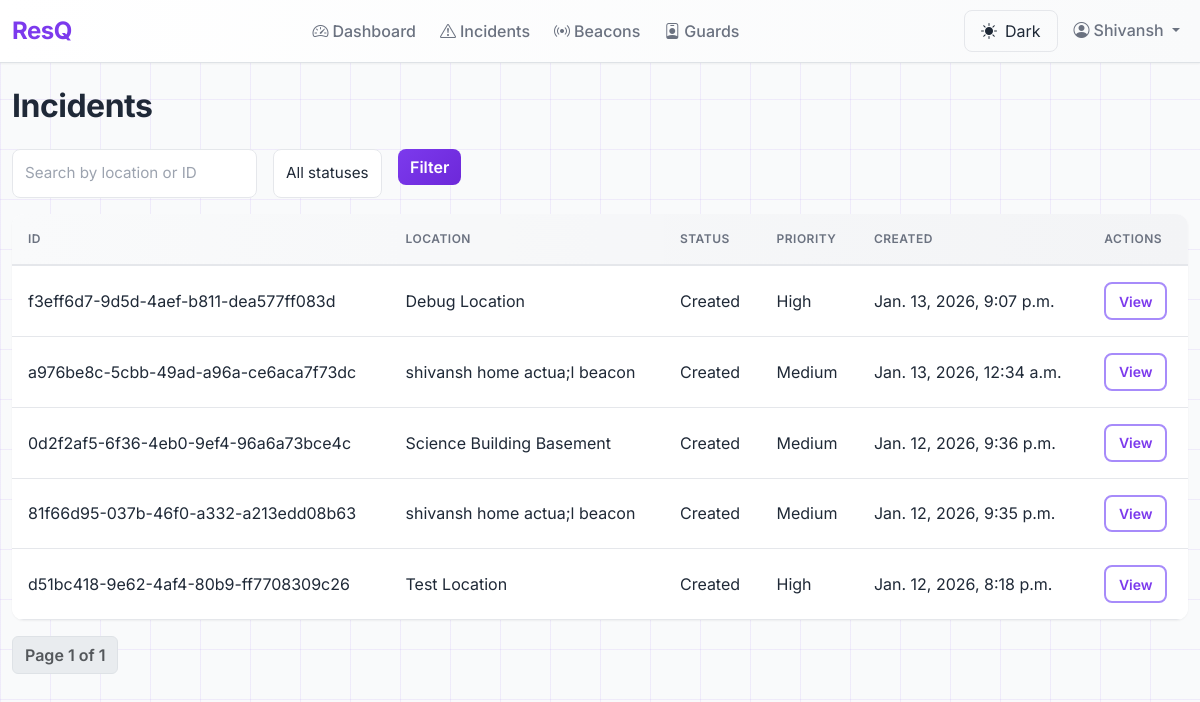
Before: /admin-panel/incidents/ (signed in) with the older database file.
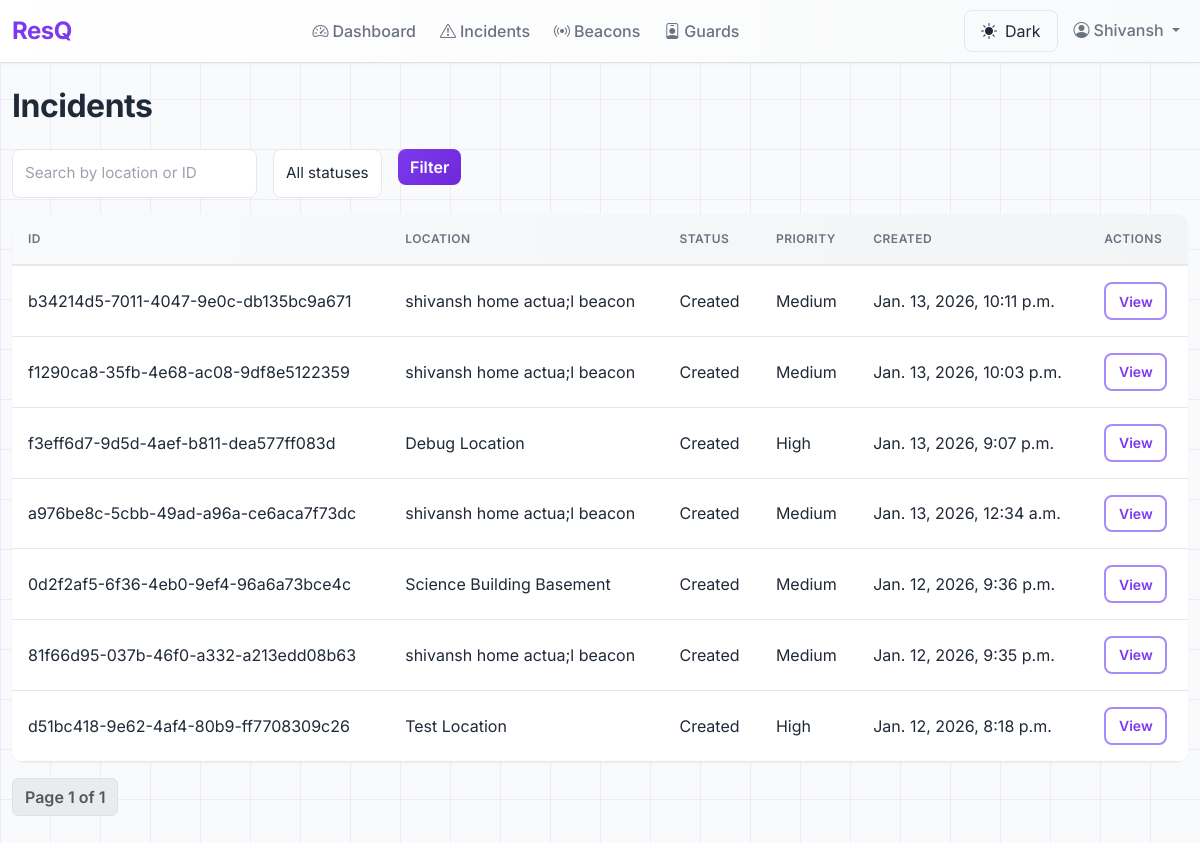
After: the same page with the newer database file.
### incidents/models.py (models this page shows, shortened)
class Incident(models.Model):
    class Status(models.TextChoices):
        CREATED = "CREATED", "Created"
        ASSIGNED = "ASSIGNED", "Assigned to Guard"
        IN_PROGRESS = "IN_PROGRESS", "In Progress"
        RESOLVED = "RESOLVED", "Resolved"
    class Priority(models.IntegerChoices):
        LOW = 1, "Low"
        MEDIUM = 2, "Medium"
        HIGH = 3, "High"
        CRITICAL = 4, "Critical"
    class ResolutionType(models.TextChoices):
        RESOLVED_BY_GUARD = "RESOLVED_BY_GUARD", "Resolved by Guard"
        ESCALATED_TO_ADMIN = "ESCALATED_TO_ADMIN", "Escalated to Admin"
    class BuzzerStatus(models.TextChoices):
        INACTIVE = "INACTIVE", "Inactive (No Incident)"
        PENDING = "PENDING", "Pending (Incident Created, No Guard Yet)"
        ACTIVE = "ACTIVE", "Active (Incident Assigned to Guard)"
        ACKNOWLEDGED = "ACKNOWLEDGED", "Acknowledged (Guard En Route)"
        RESOLVED = "RESOLVED", "Resolved (Incident Complete)"
    id = models.UUIDField(primary_key=True, default=uuid.uuid4, editable=False)
    beacon = models.ForeignKey(
        Beacon,
        on_delete=models.PROTECT,
        related_name="incidents",
        help_text="Location of emergency (mandatory)"
    )
    status = models.CharField(
        max_length=20,
        choices=Status.choices,
        default=Status.CREATED,
        db_index=True
    )
    priority = models.IntegerField(
        choices=Priority.choices,
        default=Priority.MEDIUM,
        db_index=True
    )
    description = models.TextField(blank=True, help_text="Optional incident description")
    report_type = models.CharField(
        max_length=100,
        blank=True,
        help_text="Type of report (e.g., Safety Concern, Suspicious Activity, Infrastructure Issue)"
    )
    location = models.CharField(
        max_length=255,
        blank=True,
        help_text="Location description if different from beacon"
    )
    first_signal_time = models.DateTimeField(null=True, blank=True, db_index=True)
    last_signal_time = models.DateTimeField(null=True, blank=True)
    created_at = models.DateTimeField(auto_now_add=True, db_index=True)
    updated_at = models.DateTimeField(auto_now=True)
    resolved_by = models.ForeignKey(
        settings.AUTH_USER_MODEL,
        null=True,
        blank=True,
        on_delete=models.SET_NULL,
        related_name="resolved_incidents",
        help_text="Guard/Admin who resolved this incident"
    )
    resolved_at = models.DateTimeField(null=True, blank=True)
    resolution_notes = models.TextField(blank=True, help_text="Notes about how incident was resolved")
    resolution_type = models.CharField(
        max_length=30,
        choices=ResolutionType.choices,
        blank=True,
        help_text="How the incident was resolved"
    )
    current_assigned_guard = models.ForeignKey(
        settings.AUTH_USER_MODEL,
        null=True,
        blank=True,
        on_delete=models.SET_NULL,
        related_name="currently_assigned_incidents",
        help_text="Currently assigned guard"
    )
    assigned_at = models.DateTimeField(null=True, blank=True)
    buzzer_status = models.CharField(
        max_length=20,
        choices=BuzzerStatus.choices,
        default=BuzzerStatus.INACTIVE,
        db_index=True,
        help_text="Current buzzer status for ESP32 devices at this beacon"
    )
    buzzer_last_updated = models.DateTimeField(
        auto_now=True,
        help_text="Last time buzzer status was changed"
    )
    total_alerts_sent = models.PositiveIntegerField(default=0, help_text="Total alerts sent to guards")
    total_alerts_declined = models.PositiveIntegerField(default=0, help_text="Total alerts declined by guards")
    class Meta:
        ordering = ["-created_at"]
        indexes = [
            models.Index(fields=["-created_at"]),
            models.Index(fields=["status", "-created_at"]),
            models.Index(fields=["beacon", "-created_at"]),
            models.Index(fields=["beacon", "status", "-created_at"]),
        ]
        verbose_name = "Incident"
        verbose_name_plural = "Incidents"

class Beacon(models.Model):
    id = models.UUIDField(primary_key=True, default=uuid.uuid4, editable=False)
    beacon_id = models.CharField(max_length=100, unique=True, db_index=True, null=True, blank=True, help_text="Hardware beacon ID (UUID:major:minor)")
    uuid = models.CharField(max_length=36, db_index=True, help_text="iBeacon UUID")
    major = models.IntegerField(help_text="iBeacon major value")
    minor = models.IntegerField(help_text="iBeacon minor value")
    location_name = models.CharField(max_length=255, help_text="e.g., Library Entrance, Hallway 3A")
    building = models.CharField(max_length=255, help_text="e.g., Building A, Science Center")
    floor = models.IntegerField(help_text="Floor number")
    latitude = models.FloatField(null=True, blank=True, help_text="Fixed beacon latitude")
    longitude = models.FloatField(null=True, blank=True, help_text="Fixed beacon longitude")
    nearby_beacons = models.ManyToManyField(
        'self',
        through='BeaconProximity',
        symmetrical=False,
        related_name='nearby_from',
        help_text="Nearby beacons in priority order for guard search expansion"
    )
    is_active = models.BooleanField(default=True, db_index=True, help_text="Is beacon operational")
    created_at = models.DateTimeField(auto_now_add=True)
    updated_at = models.DateTimeField(auto_now=True)
    class Meta:
        ordering = ["building", "floor", "location_name"]
        indexes = [
            models.Index(fields=["beacon_id"]),
            models.Index(fields=["uuid", "major", "minor"]),
            models.Index(fields=["building", "floor"]),
            models.Index(fields=["is_active"]),
        ]
        constraints = [
            models.UniqueConstraint(fields=["major", "minor"], name="unique_beacon_major_minor")
        ]

### adminEnd/views.py (the view)
# urls.py: path('incidents/', views.incident_list, name='incident_list'),
@admin_required
def incident_list(request):
    qs = Incident.objects.select_related('beacon').order_by('-created_at')
    q = request.GET.get('q', '').strip()
    status_filter = request.GET.get('status')
    priority_filter = request.GET.get('priority')
    if q:
        qs = qs.filter(beacon__location_name__icontains=q) | qs.filter(id__icontains=q)
    if status_filter:
        qs = qs.filter(status=status_filter)
    if priority_filter:
        qs = qs.filter(priority=priority_filter)
    paginator = Paginator(qs, 20)
    page_number = request.GET.get('page')
    page_obj = paginator.get_page(page_number)
    return render(request, 'adminEnd/incidents_list.html', {'page_obj': page_obj, 'q': q, 'status_filter': status_filter, 'priority_filter': priority_filter})

### adminEnd/context_processors.py (called while the page is built)
def adminend_view_only(request):
    return {'adminend_view_only': getattr(settings, 'ADMINEND_VIEW_ONLY', True)}

### adminEnd/views.py (called while the page is built)
def admin_required(view_func):
    return user_passes_test(lambda u: u.is_authenticated and getattr(u, 'role', None) == 'ADMIN', login_url='home')(view_func)

### adminEnd/templates/adminEnd/incidents_list.html (shortened to what this page needs)
{% extends 'adminEnd/base.html' %}
{% block content %}
<h1>Incidents</h1>
<form method="get" class="row g-3 mb-3">
  <div class="col-auto"><input name="q" value="{{ q }}" placeholder="Search by location or ID" class="form-control" /></div>
  <div class="col-auto">
    <select name="status" class="form-select">
      <option value="">All statuses</option>
    </select>
  </div>
  <div class="col-auto"><button class="btn btn-primary">Filter</button></div>
</form>
<table class="table table-hover">
  <thead>
    <tr>
      <th>ID</th>
      <th>Location</th>
      <th>Status</th>
      <th>Priority</th>
      <th>Created</th>
      <th>Actions</th>
    </tr>
  </thead>
  <tbody>
    {% for incident in page_obj.object_list %}
    <tr>
      <td>{{ incident.id }}</td>
      <td>{{ incident.beacon.location_name }}</td>
      <td>{{ incident.get_status_display }}</td>
      <td>{{ incident.get_priority_display }}</td>
      <td>{{ incident.created_at }}</td>
      <td><a class="btn btn-sm btn-outline-primary" href="{% url 'adminEnd:incident_detail' incident.id %}">View</a></td>
    </tr>
    {% endfor %}
  </tbody>
</table>
<nav aria-label="Page navigation">
  <ul class="pagination">
    <li class="page-item disabled"><span class="page-link">Page {{ page_obj.number }} of {{ page_obj.paginator.num_pages }}</span></li>
  </ul>
</nav>
{% endblock %}

Changed rows visible on the page:
added Incident: id "b34214d5-7011-4047-9e0c-db135bc9a671", beacon.location_name "shivansh home actua;l beacon", status "Created", priority "Medium", created_at "Jan. 13, 2026, 10:11 p.m."
added Incident: id "f1290ca8-35fb-4e68-ac08-9df8e5122359", beacon.location_name "shivansh home actua;l beacon", status "Created", priority "Medium", created_at "Jan. 13, 2026, 10:03 p.m."
